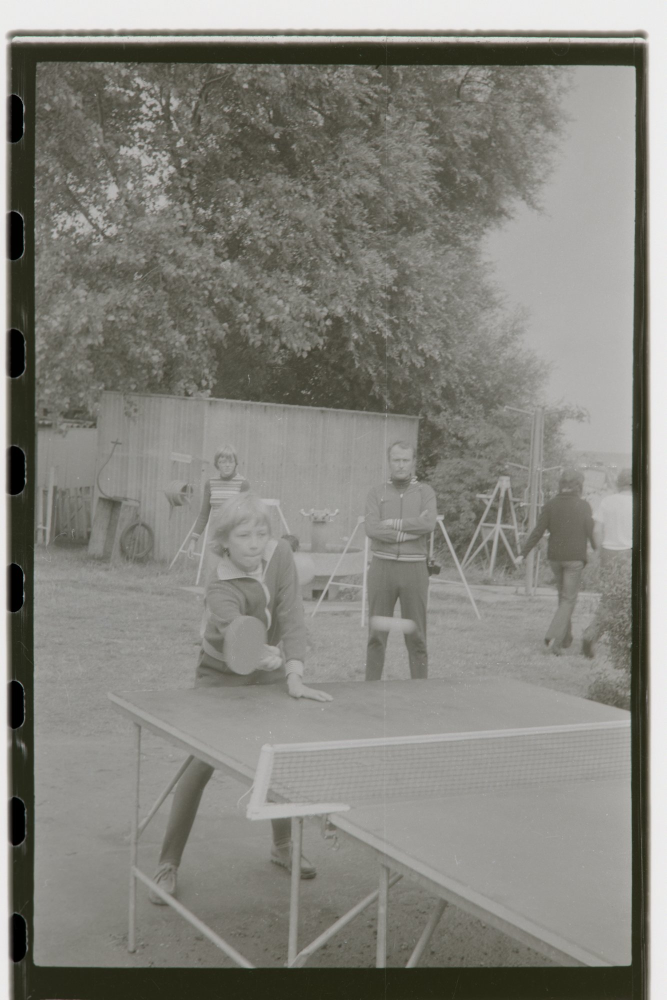
#> input picture test.jpg, 1333 x 2000 px (shown at 1/2 size)
$ python -i signal_probe.py   (imports and definitions only)
#> lines starting #> are read from the running program, lines starting #| are printed output that depends on the picture
#!/usr/bin/env python3
"""Wie gut trennt ein Signal richtige von falschen Crops? (Roadmap Phase 2/3)

Fuer jedes Referenzbild (tools/eval.py-Rohdaten + Ground Truth) wird eine Reihe von Signalen
berechnet und als AUC "Treffer > Fehltreffer" ausgegeben: 1.0 = trennt perfekt, 0.5 = Zufall,
< 0.5 = das Signal ist bei Fehltreffern sogar HOEHER als bei Treffern (irrefuehrend).

Enthalten sind die vorhandenen Faktoren der Konfidenz, Werte aus dem Detektor sowie zwei in
Phase 2 neu getestete, vom Helligkeitsgradienten unabhaengige Inhaltssignale:
  content   Textur (lokale Standardabweichung) direkt INNEN vs. AUSSEN am Crop-Rand
  agree     Uebereinstimmung der Randlage mit einer unabhaengig aus dem Texturprofil gefundenen Kante
sowie zwei Phase-3-Kandidaten (Position gegenueber dem Film-Zentrum).

  tools/eval.py --json /tmp/eval.json      # Rohdaten erzeugen
  tools/signal_probe.py /tmp/eval.json
"""
import json
import os
import re
import statistics as st
import sys

import cv2
import numpy as np

HERE = os.path.dirname(os.path.abspath(__file__))
sys.path.insert(0, HERE)
import eval as ev                                    # noqa: E402


# [9 lines left out: function auc, not called in this run]


def _activity(gray):
    g = cv2.GaussianBlur(gray.astype(np.float32), (0, 0), 1.2)
    m, m2 = cv2.blur(g, (7, 7)), cv2.blur(g * g, (7, 7))
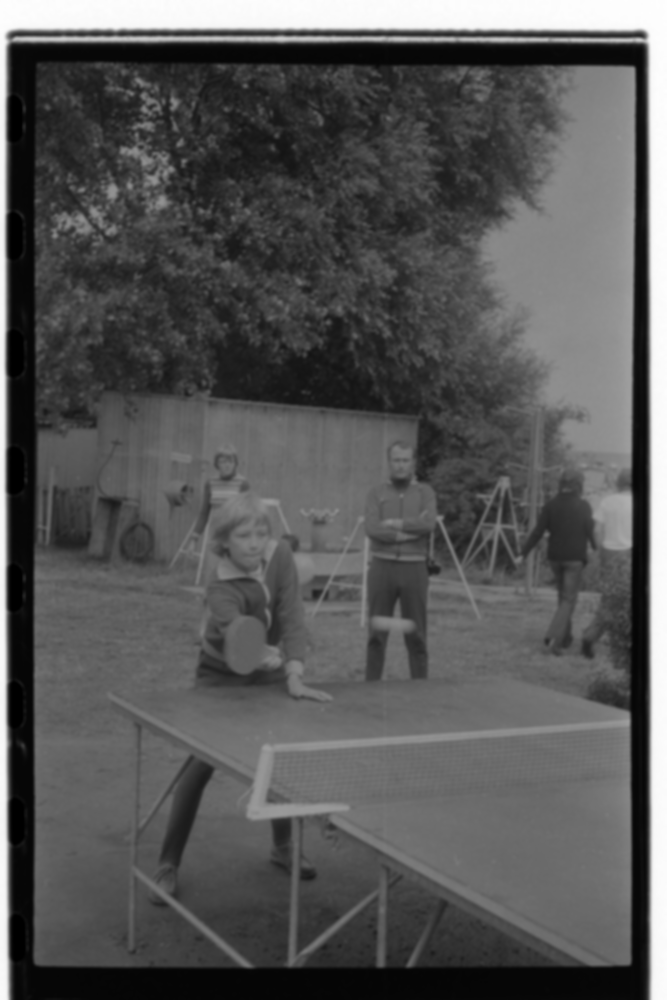
#> m2: shape (2000, 1333) float32 (shown at 1/2 size); min -1.26e-15, max 56069.4, mean 19098.3; drawn with min black and max white
    return np.sqrt(np.maximum(m2 - m * m, 0))
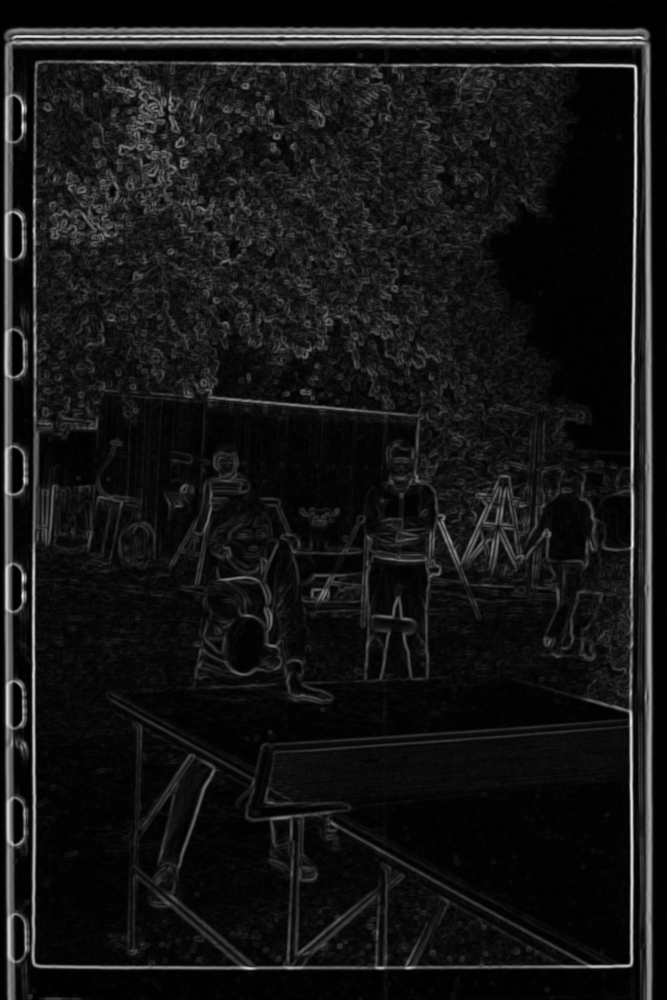
#> returned value: shape (2000, 1333) float32 (shown at 1/2 size); min 0, max 52.4, mean 4.5; drawn with min black and max white


# [79 lines left out: functions content_signals, main, not called in this run]


# [2 lines not run here, left out]

>>> import cv2
>>> picture = cv2.imread('../test.jpg', cv2.IMREAD_GRAYSCALE)
>>> result = _activity(picture)
